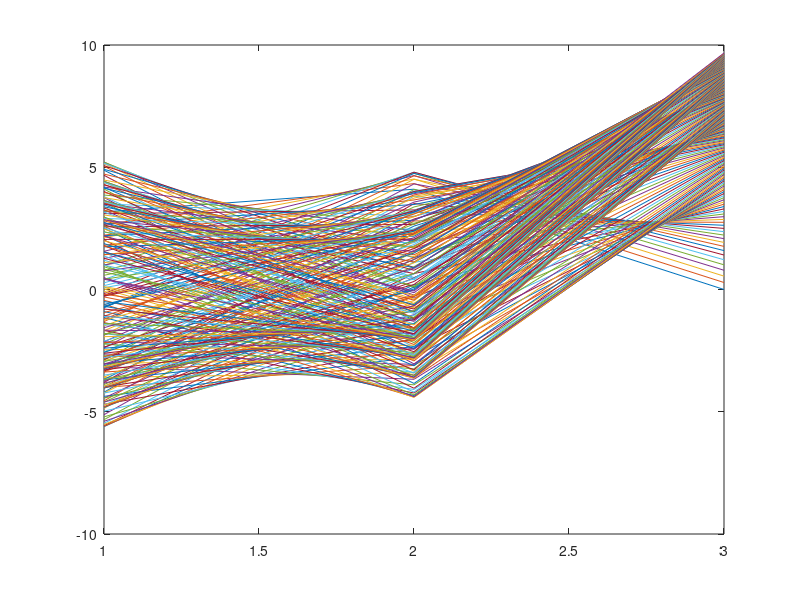

MATLAB code to generate this figure: (Note: this script raises an error after producing the figure.)

% PlotTests3D_1.m - Points in 3D space

% figure (1) ; hold on
% plot (rand (3, 1), 'r', 'Size', 0.1);
% plot (rand (3, 1), 'g', 'Size', 0.15);
% plot (rand (3, 1), 'b', 'Size', 0.2);
% plot (rand (3, 1), '',  'Size', 0.25);

% title ('Random points, different sizes')


t = 1 : 0.1 : 8 * pi;
x = (6 - t/8) .* cos (t);
y = (5 - t/8) .* sin (t);
z = 3 * log (t);

pts = [x ; y ; z];
figure (2) ; plot (pts);

hold on

select = 1 : 12 : size (pts, 2);

for c = select,
	v = [pts(1, c) ; pts(2, c) ; pts(3, c)];
	plot (v, 'r*', 'Size', 0.25);
end

